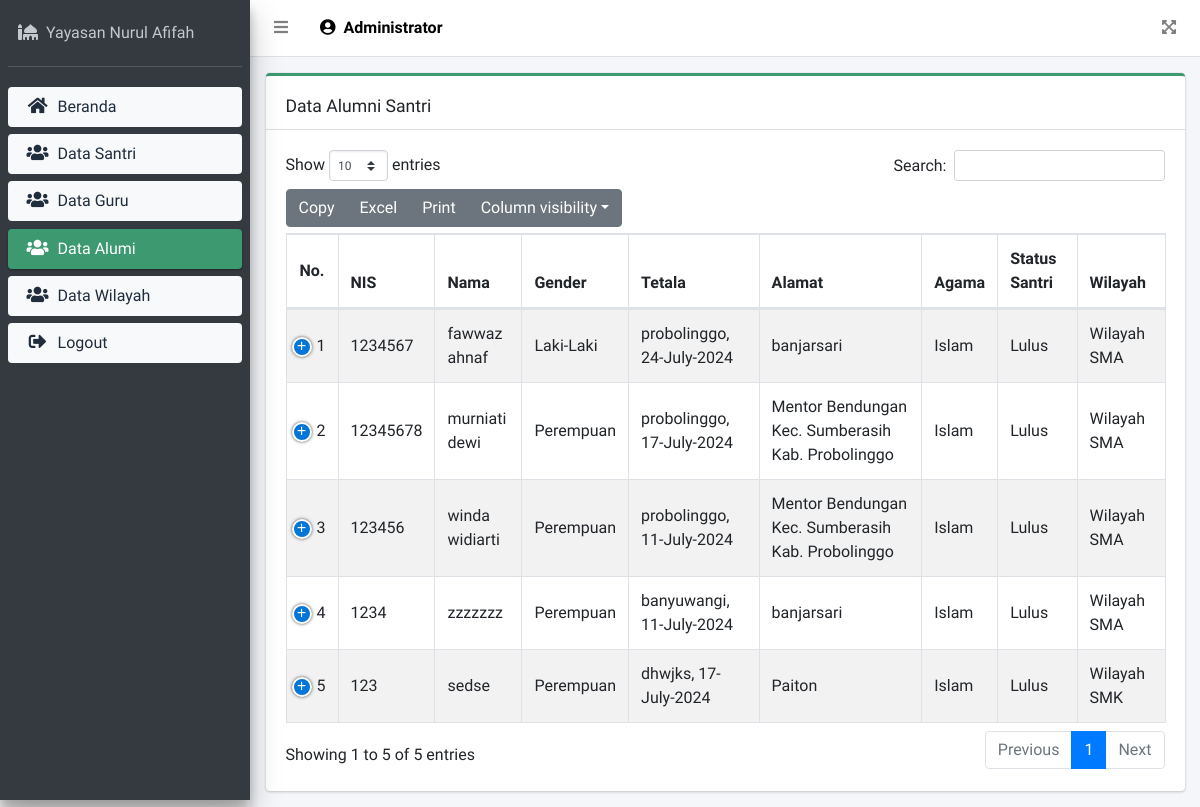
/data_alumni (signed in), run on the app's committed database.
### book/models.py (models this page shows, shortened)
class Register(models.Model):
    JENIS_KELAMIN=(
        ('Laki-Laki', 'Laki-Laki'),
        ('Perempuan', 'Perempuan'),
    )
    STATUS_SANTRI=(
        ('Aktif', 'Aktif'),
        ('Lulus', 'Lulus'),
    )
    nis = models.CharField(max_length=200, blank=True, null=True)
    nama_lengkap = models.CharField(max_length=300, blank=True, null=True)
    nama_panggilan = models.CharField(max_length=50, blank=True, null=True)
    gender_santri = models.CharField(max_length=200, blank=True, null=True, choices=JENIS_KELAMIN)
    nik = models.CharField(max_length=250, blank=True, null=True)
    tempat_kelahiran = models.CharField(max_length=100, blank=True, null=True)
    tgl_lahir = models.DateField(auto_now=False, auto_now_add=False, blank=True, null=True)
    alamat = models.CharField(max_length=350, blank=True, null=True)
    agama = models.ForeignKey("Agama", null=True, on_delete=models.SET_NULL)
    anak_ke = models.IntegerField(blank=True, null=True)
    saudara_kandung = models.IntegerField(blank=True, null=True)
    saudara_tiri = models.IntegerField(blank=True, null=True)
    saudara_angkat = models.IntegerField(blank=True, null=True)
    status_anak = models.ForeignKey("Status_Anak", null=True, on_delete=models.SET_NULL)
    bahasa = models.ForeignKey("Bahasa", blank=True, null=True, on_delete=models.SET_NULL)
    tinggi_badan = models.IntegerField(null=True, blank=True)
    berat_badan = models.IntegerField(null=True, blank=True)
    golongan_darah = models.CharField(max_length=50, blank=True, null=True)
    status_santri = models.CharField(max_length=200, blank=True, null=True, choices=STATUS_SANTRI)
    tgl_berhenti = models.DateField(auto_now=False, auto_now_add=False, blank=True, null=True)
    telp = models.CharField(max_length=200, blank=True, null=True)
    wilayah = models.ForeignKey("Wilayah", null=True, on_delete=models.SET_NULL)
    PINDAH_PONDOK=(
        ('Lulus', 'Lulus'),
        ('Mutasi', 'Mutasi'),
    )
    asal_sekolah = models.CharField(max_length=250, blank=True, null=True)
    alamat_sekolah = models.CharField(max_length=250, blank=True, null=True)
    keterangan_sekolah = models.CharField(max_length=50, null=True, blank=True, choices=PINDAH_PONDOK)
    tanggal_mondok = models.DateField(auto_now=False, auto_now_add=False, blank=True, null=True)
    kelas = models.ForeignKey("Kelas", null=True, on_delete=models.SET_NULL)
    masuk_lembaga = models.CharField(max_length=250, blank=True, null=True)
    alamat_lembaga = models.CharField(max_length=250, blank=True, null=True)
    PENDIDIKAN=(
        ('Tidak Sekolah', 'Tidak Sekolah'),
        ('Putus SD', 'Putus SD'),
        ('SD Sederajat', 'SD Sederajat'),
        ('SMP Sederajat', 'SMP Sederajat'),
        ('SMA Sederajat', 'SMA Sederajat'),
        ('Sarjana', 'Sarjana'),
    )
    PENGHASILAN=(
        ('Kurang dari Rp. 1.000.000', 'Kurang dari Rp. 1.000.000'),
        ('Rp. 1.000.000 - Rp. 2.000.000', 'Rp. 1.000.000 - Rp. 2.000.000'),
        ('Lebih dari Rp. 2.000.000', 'Lebih dari Rp. 2.000.000'),
    )
    RIWAYAT=(
        ('Masih Hidup', 'Masih Hidup'),
        ('Meninggal Dunia', 'Meninggal Dunia'),
    )
    ayah = models.CharField(max_length=250, blank=True, null=True)
    tempat_kelahiran_ayah = models.CharField(max_length=100, blank=True, null=True)
    tgl_lahir_ayah = models.DateField(auto_now=False, auto_now_add=False, blank=True, null=True)
    pekerjaan_ayah = models.CharField(max_length=250, blank=True, null=True)
    pendidikan_ayah = models.CharField(max_length=200, blank=True, null=True, choices=PENDIDIKAN)
    penghasilan_ayah = models.CharField(max_length=200, blank=True, null=True, choices=PENGHASILAN)
    riwayat_ayah = models.CharField(max_length=200, blank=True, null=True, choices=RIWAYAT)
    ibu = models.CharField(max_length=250, blank=True, null=True)
    tempat_kelahiran_ibu = models.CharField(max_length=100, blank=True, null=True)
    tgl_lahir_ibu = models.DateField(auto_now=False, auto_now_add=False, blank=True, null=True)
    pekerjaan_ibu = models.CharField(max_length=250, blank=True, null=True)
    pendidikan_ibu = models.CharField(max_length=200, blank=True, null=True, choices=PENDIDIKAN)
    penghasilan_ibu = models.CharField(max_length=200, blank=True, null=True, choices=PENGHASILAN)
    riwayat_ibu = models.CharField(max_length=200, blank=True, null=True, choices=RIWAYAT)
    wali = models.CharField(max_length=250, blank=True, null=True)
    tempat_kelahiran_wali = models.CharField(max_length=100, blank=True, null=True)
    tgl_lahir_wali = models.DateField(auto_now=False, auto_now_add=False, blank=True, null=True)
    pekerjaan_wali = models.CharField(max_length=250, blank=True, null=True)
    pendidikan_wali = models.CharField(max_length=200, blank=True, null=True, choices=PENDIDIKAN)
    penghasilan_wali = models.CharField(max_length=200, blank=True, null=True, choices=PENGHASILAN)
    riwayat_wali = models.CharField(max_length=200, blank=True, null=True, choices=RIWAYAT)
    profile_pic = models.ImageField(default='tanpa.png', blank=True)
    class Meta:
        verbose_name_plural ="Data Santri"

class Agama(models.Model):
    nama = models.CharField(max_length=200, blank=True, null=True)
    def __str__(self):
        return self.nama
    class Meta:
        verbose_name_plural ="Agama"

class Wilayah(models.Model):
    user = models.OneToOneField(User, blank=True, null=True, on_delete=models.CASCADE)
    nama_wilayah = models.CharField(max_length=200, blank=True, null=True)
    nama_kepala = models.CharField(max_length=200, blank=True, null=True)
    def __str__(self):
        return self.nama_wilayah
    class Meta:
        verbose_name_plural ="Daftar Wilayah PP. Jalaluddin Ar-Rumi"

### book/decorators.py (the view)
        def perubahan_halaman(request, *args, **kwargs):
            group = None
            if request.user.groups.exists():
                group = request.user.groups.all()[0].name
            if group in yang_diizinkan:
                return fungsi_awal(request, *args, **kwargs)
            else:
                return redirect("block_access")

### book/views.py (called while the page is built)
@login_required(login_url='login')
@ijinkan_pengguna(yang_diizinkan=["master"])
def alumni(request):
    santri = Register.objects.filter(status_santri='Lulus')
    jeda = {
        "judul": "Daftar Alumni",
        "menu": "alumni",
        "alumni": santri,
    }
    return render(request, 'halaman/alumni.html', jeda)

### book/templates/halaman/alumni.html (shortened to what this page needs)
{% extends 'frame/main.html' %} {% load widget_tweaks %} {% block content %}
<div class="col-md-12 mt-3">
  <div class="card card-olive card-outline">
    <div class="card-header">
      <h2 class="card-title mt-2">Data Alumni Santri</h2>
    </div>
    <div class="card-body">
      <table id="example2" class="table table-bordered table-striped">
        <thead>
          <tr>
            <th class="align-middle text-center">No.</th>
            <th>NIS</th>
            <th>Nama</th>
            <th>Gender</th>
            <th>Tetala</th>
            <th>Alamat</th>
            <th>Agama</th>
            <th>Status Santri</th>
            <th>Wilayah</th>
          </tr>
        </thead>
        <tbody>
          {% for dj in alumni %}
          <tr>
            <td class="align-middle text-center">{{forloop.counter}}</td>
            <td class="align-middle">{{dj.nis}}</td>
            <td class="align-middle">{{dj.nama_lengkap}}</td>
            <td class="align-middle">{{dj.gender_santri}}</td>
            <td class="align-middle">
              {{dj.tempat_kelahiran}}, {{dj.tgl_lahir|date:'d-F-Y'}}
            </td>
            <td class="align-middle">{{dj.alamat}}</td>
            <td class="align-middle">{{dj.agama}}</td>
            <td class="align-middle">{{dj.status_santri}}</td>
            <td class="align-middle">{{dj.wilayah}}</td>
          </tr>
          {% empty %}
          <tr>
            <td colspan="6" class="text-center">Data Alumni Santri Kosong</td>
          </tr>
          {% endfor %}
        </tbody>
      </table>
    </div>
  </div>
</div>
{% endblock content %}

### book/templates/frame/topbar.html
<nav class="main-header navbar navbar-expand navbar-white navbar-light">
  <ul class="navbar-nav">
    <li class="nav-item">
      <a class="nav-link" data-widget="pushmenu" href="#" role="button"
        ><i class="fas fa-bars"></i
      ></a>
    </li>
    <li class="nav-item d-none d-sm-inline-block">
      <a class="nav-link" style="color: black">
        <b
          ><i class="fas fa-user-circle mr-1"></i>
          {{request.user.first_name}}</b
        >
      </a>
    </li>
  </ul>
  <ul class="navbar-nav ml-auto">
    <li class="nav-item">
      <a class="nav-link" data-widget="fullscreen" href="#" role="button">
        <i class="fas fa-expand-arrows-alt"></i>
      </a>
    </li>
  </ul>
</nav>

### data on the page
Register: nis "1234567", nama_lengkap "fawwaz ahnaf", gender_santri "Laki-Laki", tempat_kelahiran "probolinggo", tgl_lahir "24-July-2024", alamat "banjarsari", agama "Islam", status_santri "Lulus", wilayah "Wilayah SMA"
Register: nis "12345678", nama_lengkap "murniati dewi", gender_santri "Perempuan", tempat_kelahiran "probolinggo", tgl_lahir "17-July-2024", alamat "Mentor Bendungan Kec. Sumberasih Kab. Probolinggo", agama "Islam", status_santri "Lulus", wilayah "Wilayah SMA"
Register: nis "123456", nama_lengkap "winda widiarti", gender_santri "Perempuan", tempat_kelahiran "probolinggo", tgl_lahir "11-July-2024", alamat "Mentor Bendungan Kec. Sumberasih Kab. Probolinggo", agama "Islam", status_santri "Lulus", wilayah "Wilayah SMA"
Register: nis "1234", nama_lengkap "zzzzzzz", gender_santri "Perempuan", tempat_kelahiran "banyuwangi", tgl_lahir "11-July-2024", alamat "banjarsari", agama "Islam", status_santri "Lulus", wilayah "Wilayah SMA"
Register: nis "123", nama_lengkap "sedse", gender_santri "Perempuan", tempat_kelahiran "dhwjks", tgl_lahir "17-July-2024", alamat "Paiton", agama "Islam", status_santri "Lulus", wilayah "Wilayah SMK"

### other printed values
{{ request.user.first_name }} "Administrator"
